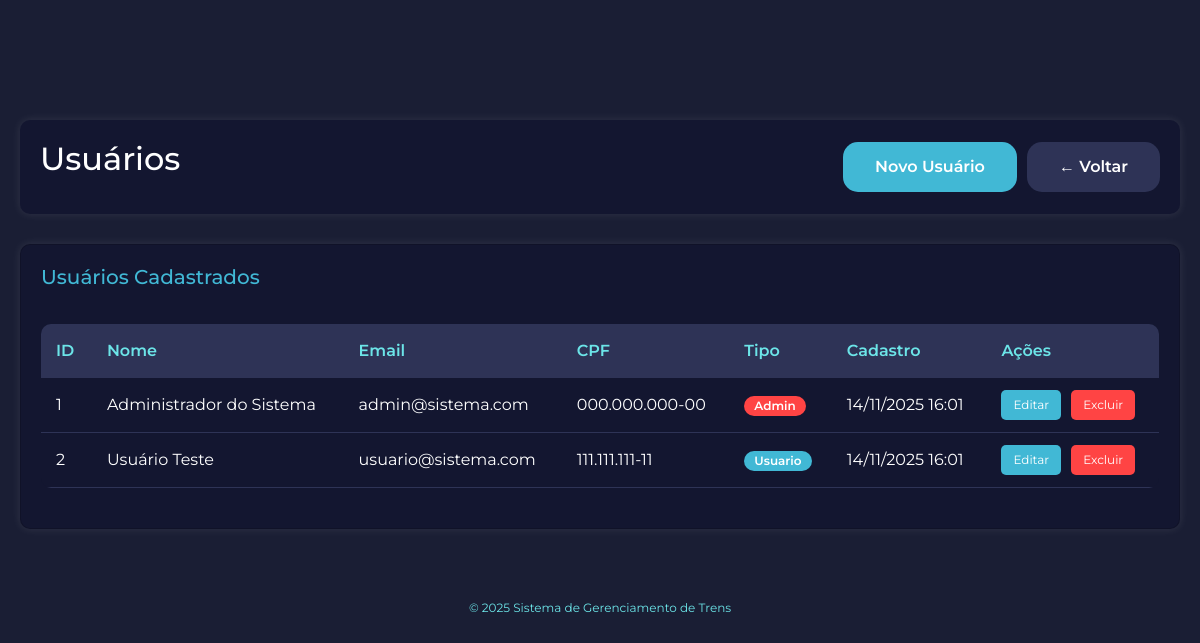
/usuarios/listar.php (signed in), run on the app's committed database.
### tables this page shows
CREATE TABLE usuarios (
    id_usuario INT NOT NULL AUTO_INCREMENT PRIMARY KEY,
    nome_usuario VARCHAR(100) NOT NULL,
    email_usuario VARCHAR(100) NOT NULL UNIQUE,
    senha_usuario VARCHAR(255) NOT NULL,
    cpf_usuario CHAR(11) NOT NULL UNIQUE,
    tipo_usuario ENUM('admin', 'usuario') NOT NULL DEFAULT 'usuario',
    status_usuario ENUM('ativo', 'inativo') NOT NULL DEFAULT 'ativo',
    data_cadastro TIMESTAMP DEFAULT CURRENT_TIMESTAMP,
    INDEX idx_email (email_usuario),
    INDEX idx_tipo (tipo_usuario)
);

### config.php (called while the page is built, shortened)
<?php
function sanitizar($texto) {
    return htmlspecialchars($texto, ENT_QUOTES, 'UTF-8');
}
function formatarCPF($cpf) {
    $cpf = preg_replace('/[^0-9]/', '', $cpf);
    return substr($cpf, 0, 3) . '.' .
           substr($cpf, 3, 3) . '.' .
           substr($cpf, 6, 3) . '-' .
           substr($cpf, 9, 2);
}
function formatarTimestamp($timestamp) {
    $dt = new DateTime($timestamp);
    return $dt->format('d/m/Y H:i');
}
?>

### usuarios/listar.php (the view, shortened to what this page needs)
<?php
require_once '../config.php';
try {
    $sql = "SELECT * FROM usuarios ORDER BY data_cadastro DESC";
    $stmt = $pdo->query($sql);
    $usuarios = $stmt->fetchAll();
} catch(PDOException $e) {
    $erro = "Erro ao buscar usuários.";
    $usuarios = [];
}
?>
<!DOCTYPE html>
<html lang="pt-BR">
<head>
    <link href="https://cdn.jsdelivr.net/npm/bootstrap@5.3.8/dist/css/bootstrap.min.css" rel="stylesheet">
    <link rel="stylesheet" href="../css/estilo.css">
</head>
<body>
    <div class="container" style="padding-top: 120px;">
        <div class="header-dashboard">
            <h1>Usuários</h1>
            <div style="display: flex; gap: 10px;">
                <a href="cadastrar.php" class="botao botao-primario">Novo Usuário</a>
                <a href="../dashboard.php" class="botao botao-secundario">← Voltar</a>
            </div>
        </div>
        <div class="card">
            <h2>Usuários Cadastrados</h2>
            <div class="tabela-container">
                <table class="tabela">
                    <thead>
                        <tr>
                            <th>ID</th>
                            <th>Nome</th>
                            <th>Email</th>
                            <th>CPF</th>
                            <th>Tipo</th>
                            <th>Cadastro</th>
                            <th>Ações</th>
                        </tr>
                    </thead>
                    <tbody>
                        <?php foreach($usuarios as $user): ?>
                        <tr>
                            <td><?= $user['id_usuario'] ?></td>
                            <td><?= sanitizar($user['nome_usuario']) ?></td>
                            <td><?= sanitizar($user['email_usuario']) ?></td>
                            <td><?= formatarCPF($user['cpf_usuario']) ?></td>
                            <td>
                                <span class="badge <?= $user['tipo_usuario'] == 'admin' ? 'badge-admin' : 'badge-usuario' ?>">
                                    <?= ucfirst($user['tipo_usuario']) ?>
                                </span>
                            </td>
                            <td><?= formatarTimestamp($user['data_cadastro']) ?></td>
                            <td>
                                <div class="tabela-acoes">
                                    <a href="editar.php?id=<?= $user['id_usuario'] ?>"
                                       class="btn-tabela btn-editar">Editar</a>
                                    <a href="excluir.php?id=<?= $user['id_usuario'] ?>"
                                       class="btn-tabela btn-excluir"
                                       onclick="return confirm('Excluir este usuário?')">Excluir</a>
                                </div>
                            </td>
                        </tr>
                        <?php endforeach; ?>
                    </tbody>
                </table>
            </div>
        </div>
        <div class="rodape">
            <p>© 2025 Sistema de Gerenciamento de Trens</p>
        </div>
    </div>
</body>
</html>

### css/estilo.css (style rules this page uses)
* { margin: 0; padding: 0; box-sizing: border-box; font-family: "Montserrat", sans-serif; }
body { background-color: #1a1e34; color: white; min-height: 100vh; }
.container { max-width: 1200px; margin: 0 auto; padding: 20px; }
h1 { color: white; font-size: 2rem; margin-bottom: 1rem; }
h2 { color: #41b8d5; font-size: 1.5rem; margin-bottom: 1rem; }
.botao { padding: 0.8rem 2rem; border: none; border-radius: 15px; cursor: pointer; font-size: 16px; font-weight: 600; transition: all 0.3s; text-decoration: none; display: inline-block; }
.botao-primario { background-color: #41b8d5; color: white; }
.botao-secundario { background-color: #2e3356; color: white; }
.header-dashboard { background-color: #131630; border-radius: 10px; padding: 20px; margin-bottom: 30px; display: flex; justify-content: space-between; align-items: center; box-shadow: 0px 0px 10px rgba(255, 255, 255, 0.1); flex-wrap: wrap; gap: 15px; }
.card { background-color: #131630; border-radius: 10px; padding: 20px; box-shadow: 0px 0px 10px rgba(255, 255, 255, 0.1); }
.card h2 { color: #41b8d5; margin-bottom: 15px; font-size: 20px; }
.tabela-container { overflow-x: auto; margin: 20px 0; }
.tabela { width: 100%; border-collapse: collapse; background-color: #131630; border-radius: 10px; overflow: hidden; }
.tabela thead { background-color: #2e3356; }
.tabela th { padding: 15px; text-align: left; color: #6ce5e8; font-weight: 600; }
.tabela td { padding: 12px 15px; border-bottom: 1px solid #2e3356; color: white; }
.tabela-acoes { display: flex; gap: 10px; flex-wrap: wrap; }
.btn-tabela { padding: 6px 12px; border: none; border-radius: 5px; cursor: pointer; font-size: 12px; text-decoration: none; display: inline-block; transition: all 0.2s; }
.btn-editar { background-color: #41b8d5; color: white; }
.btn-excluir { background-color: #ff4444; color: white; }
.badge { display: inline-block; padding: 4px 10px; border-radius: 12px; font-size: 12px; font-weight: 600; }
.badge-admin { background-color: #ff4444; color: white; }
.badge-usuario { background-color: #41b8d5; color: white; }
.rodape { text-align: center; margin-top: 50px; padding: 20px; color: #6ce5e8; font-size: 12px; }

### data on the page
usuarios: id_usuario "1", nome_usuario "Administrador do Sistema", email_usuario "admin@sistema.com", cpf_usuario "000.000.000-00", tipo_usuario "Admin", data_cadastro "14/11/2025 16:01"
usuarios: id_usuario "2", nome_usuario "Usuário Teste", email_usuario "usuario@sistema.com", cpf_usuario "111.111.111-11", tipo_usuario "Usuario", data_cadastro "14/11/2025 16:01"
